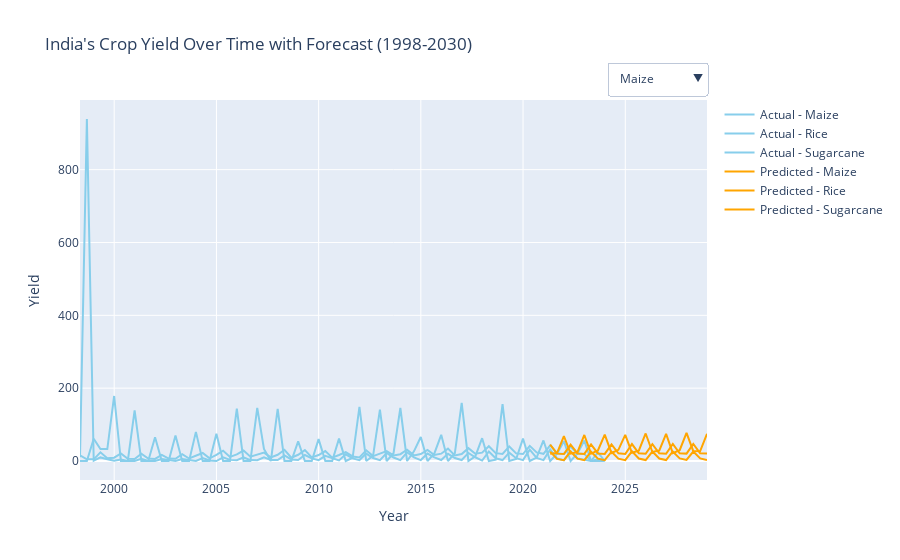

Here is the notebook cell this chart was saved with:
### Markdown cell above
### Plot Time Series Forecast

### Code cell
# Initialize the figure
fig = go.Figure()

# Add actual lines
for unique_id in unique_ids:
    actual_values = hist_df_nbx[hist_df_nbx['unique_id'] == unique_id]
    fig.add_trace(go.Scatter(x=actual_values['ds'], y=actual_values['y'],
                             mode='lines',
                             name=f'Actual - {unique_id}',
                             line=dict(color='skyblue')))

# Add predicted lines
for unique_id in unique_ids:
    predicted_values = pred_df[pred_df['unique_id'] == unique_id]
    fig.add_trace(go.Scatter(x=predicted_values['ds'], y=predicted_values['NBEATSx'],
                             mode='lines',
                             name=f'Predicted - {unique_id}',
                             line=dict(color='orange')))

# Update layout
fig.update_layout(xaxis=dict(title='Year'),
                  yaxis=dict(title='Yield'),
                  title='India\'s Crop Yield Over Time with Forecast (1998-2030)',
                  showlegend=True)

# Add dropdown menu for selecting unique_id
buttons = []
for unique_id in unique_ids:
    button = dict(label=unique_id,
                  method="update",
                  args=[{"visible": [True if trace.name == f'Actual - {unique_id}' or 
                                     trace.name == f'Predicted - {unique_id}' else False for trace in fig.data]}])
    buttons.append(button)

fig.update_layout(
    updatemenus=[
        dict(
            buttons=buttons,
            direction="down",
            showactive=True,
            x=1.0,
            xanchor='right',
            y=1.1,
            yanchor='top'
        )
    ])

# Show plot
fig.show()
